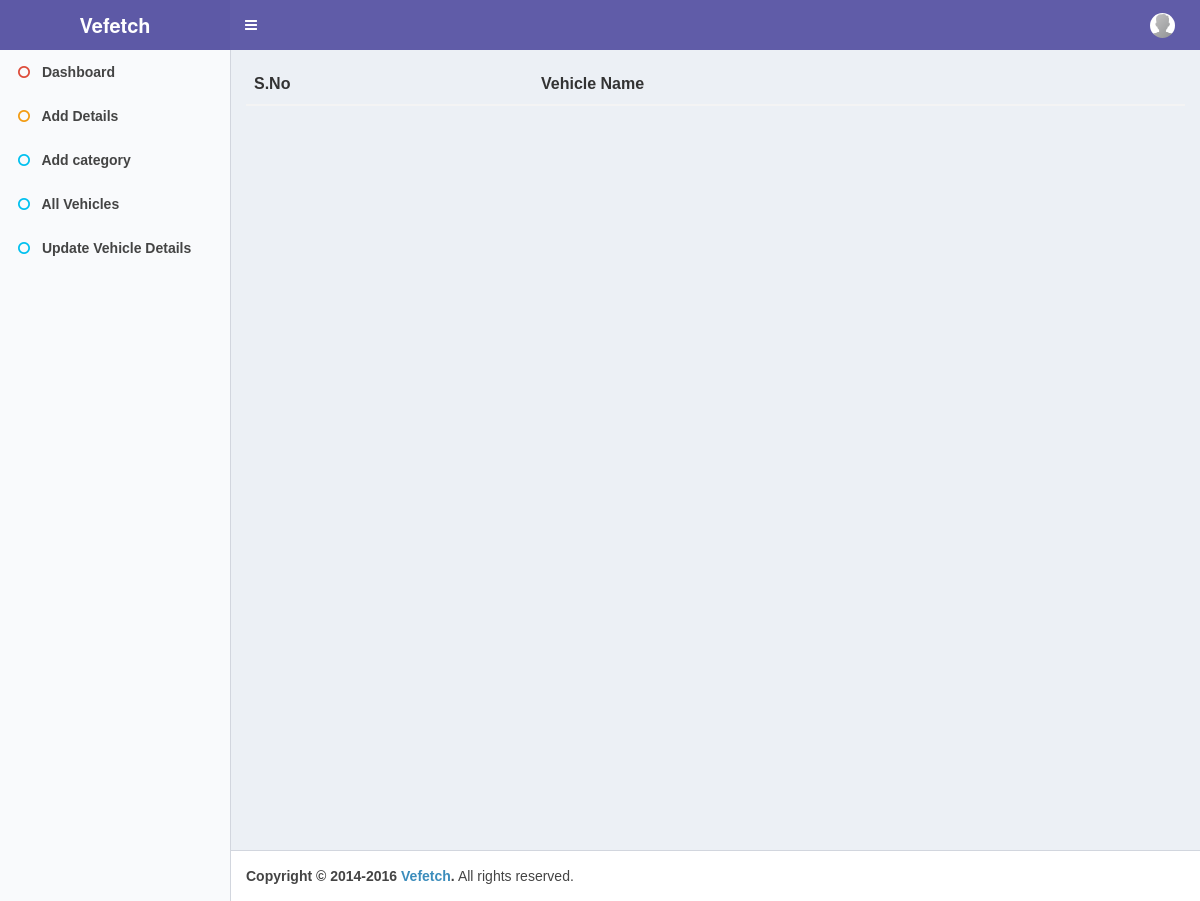
/view/all_vehicles.php, run on an earlier commit of the app's database.
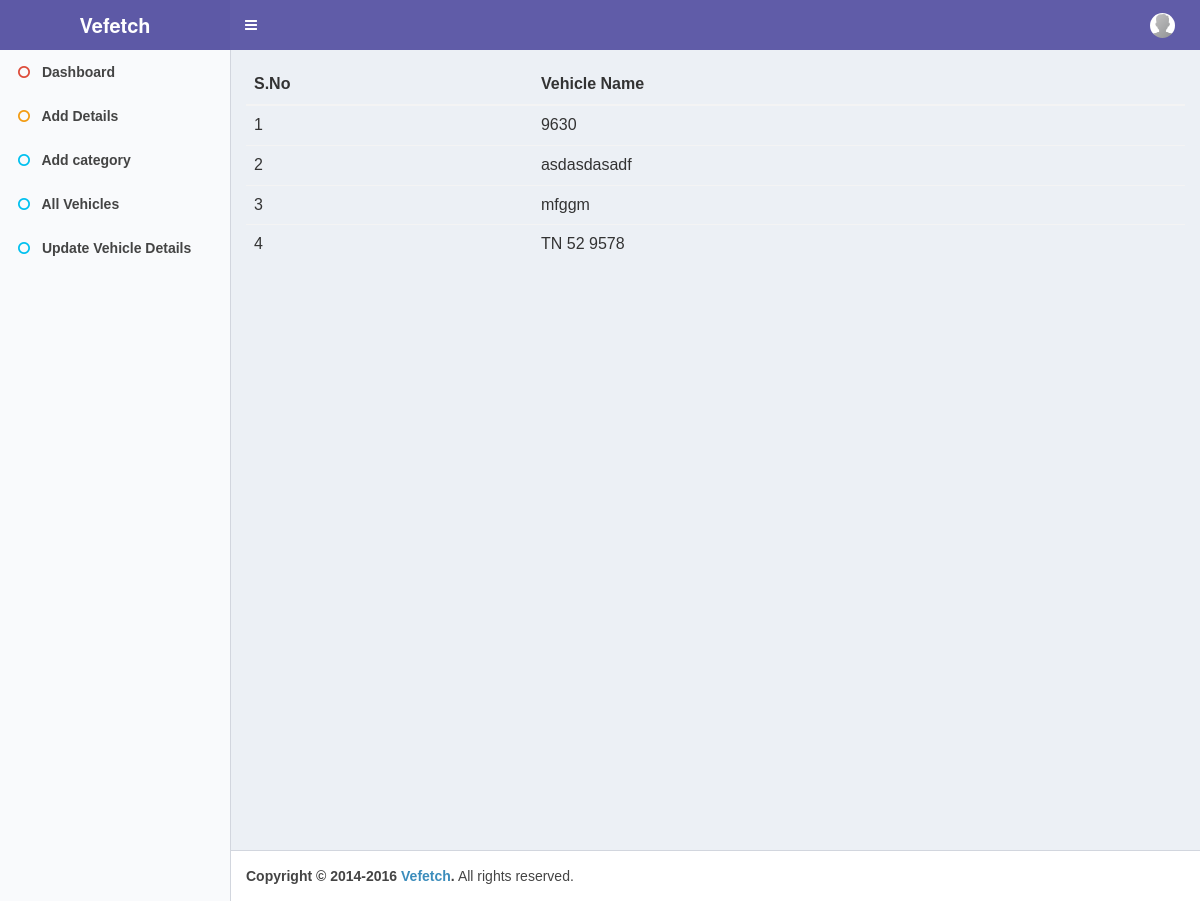
And on a later commit of the database.
### tables this page shows
CREATE TABLE `bus_details` (
  `id` int(255) NOT NULL,
  `vehicle_no` varchar(255) NOT NULL,
  `permit` date NOT NULL,
  `insurance` date NOT NULL,
  `tax` date NOT NULL,
  `make` date NOT NULL,
  `model` varchar(1000) NOT NULL,
  `engine_no` varchar(1000) NOT NULL,
  `chass_no` varchar(1000) NOT NULL,
  `no_of_seats` int(10) NOT NULL
);

### model/db.php (called while the page is built, shortened)
<?php
	function db_connect(){
		$connection = mysqli_connect("localhost", "root", "", "vehicle_monitoring");
		return $connection;
	}
	function execute_query($query, $link){
		if(!empty($link)){
			return mysqli_query($link, $query);
		}else{
			return mysqli_query(db_connect(), $query);
		}
	}
	function get_array_from_object($result){
		return mysqli_fetch_array($result, MYSQLI_ASSOC);
	}
	function is__array($value){
		return is_array($value);
	}
	function emptty($value){
		return empty($value);
	}

### model/select.php (called while the page is built, shortened)
<?php
	function select($column_names, $table_name, $conditions, $con){
		$sql = get_select_query($column_names, $table_name, $conditions);
		if($result = execute_query($sql, $con)){
			while($row = get_array_from_object($result)) {
				$selected_rows[] = $row;
			}
			if(empty($selected_rows)){
				$selected_rows = "empty";
			}
			return $selected_rows;
		} else{
			return $selected_rows = "empty";
		}
	}
	function get_select_query($column_names, $table_name, $conditions){
		$column = parse_column($column_names);
		if(emptty($conditions)){
			$query = "SELECT ".$column." FROM ".$table_name;
		} else{
			$condition = parse_condition($conditions);
			$query = "SELECT ".$column." FROM ".$table_name . " WHERE ".$condition;
		}
		return $query;
	}
	function parse_column($column_names){
		if(is__array($column_names)){
			$i = 1;
			foreach ($column_names as $key => $column_name) {
				if($i == 1){
					$colum_sql = $column_name;
					++$i;
				} else{
					$colum_sql = $colum_sql.",".$column_name;
				}
			}
		} else{
			$colum_sql = $column_names;
		}
		return $colum_sql;
	}

### view/all_vehicles.php (the view)
<?php include_once 'header.php';?>
	<table class="table table-hover">
	<thead>
	<tr>
		<th><strong>S.No</strong></th>
		<th><strong>Vehicle Name</strong></th>
	</tr>
	</thead>
	<tbody>
	<?php
	$html_content = "";
	$conn = db_connect();
	$i = 1;
	$vehicles = select('`vehicle_no`','`bus_details`','',$conn);
	foreach ( $vehicles as  $value) {
	$html_content = $html_content."<tr><td>".$i."</td><td>".$value['vehicle_no']."</td>";
	$i++;
	}
	echo $html_content;
	?>
	</tbody>
	</table>
<?php include_once 'footer.php'; ?>

What changed in the data, as far as the page shows it:
added bus_details: vehicle_no "9630"
added bus_details: vehicle_no "asdasdasadf"
added bus_details: vehicle_no "mfggm"
added bus_details: vehicle_no "TN 52 9578"
